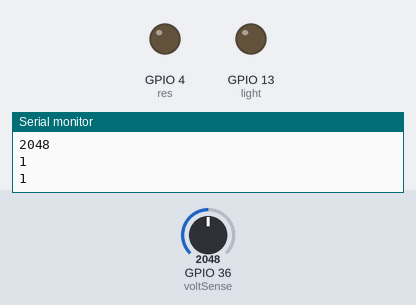
Bench run of a sketch on a simulated ESP32. Shown: output pins drawn as LEDs (lit = HIGH), the last lines printed to the serial monitor. Inputs (shaded band) come from the test bench; at power-on: GPIO 36 (voltSense) = 2048.

Above: at 2.8 s.
2.9 s: GPIO 36 (voltSense) set to 662
6.2 s: GPIO 36 (voltSense) set to 572
At 9.8 s:
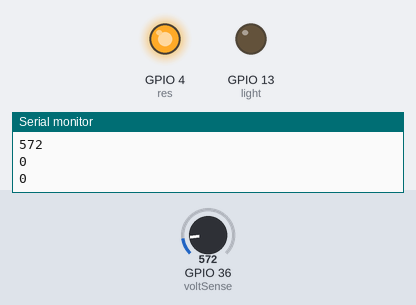
10.5 s: GPIO 36 (voltSense) set to 806
13.2 s: GPIO 36 (voltSense) set to 904
At 15.7 s:
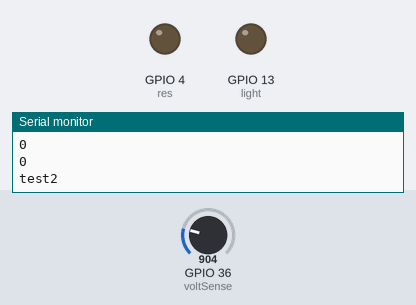
16.5 s: GPIO 36 (voltSense) set to 560
At 19.9 s:
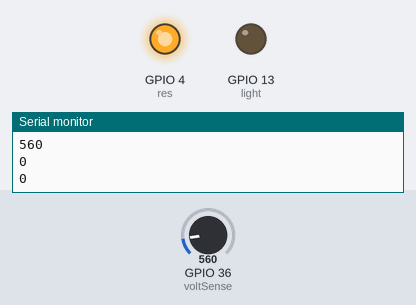
Timing chart, 0 to 21.4 s (numbered marks = the images above; inputs shaded):
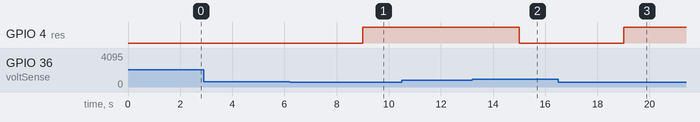

The sketch:

tree_timer_v2.ino
```cpp
const int res = 4;
const int light = 13;

int voltSense = A0;
int count = 0;
int volt;
int voltStatus;

void setup() {
  // put your setup code here, to run once:
  pinMode(res, OUTPUT);
  pinMode(light, OUTPUT);
  pinMode(voltSense, INPUT);
  Serial.begin(9600);
}

void loop() {


  volt = analogRead(voltSense);
  Serial.println(volt);
  Serial.println(count);
  Serial.println(voltStatus);
  delay(1000);

  if (volt <= 600) {
    count = 0;
    digitalWrite(res, HIGH);
    digitalWrite(light, LOW);
    voltStatus = 0;
    Serial.println("test1");
  }
  if (voltStatus == 0){
    count = 0;
    Serial.println("test2");
    if (volt >= 850){
      digitalWrite(res, LOW);
      voltStatus = 1;

    }
  }
  if (voltStatus == 1){
    count ++;
    delay(1000);
  }
  if (count >= 14400){
    digitalWrite(res, HIGH);
    digitalWrite(light, LOW);
    delay(1000);
    digitalWrite(res, LOW);
    digitalWrite(light, HIGH);
    count = 0;
  }

}
```

Measured:
- the behaviour switches between 601 and 600 on GPIO 36 (voltSense) (found by bisection; images 0 and 1)
- the behaviour switches between 849 and 850 on GPIO 36 (voltSense) (found by bisection; images 1 and 2)
- after the input at 6.2 s, GPIO 4 (res): LOW → HIGH after 2.8 s
- after the input at 13.2 s, GPIO 4 (res): HIGH → LOW after 1.8 s
- after the input at 16.5 s, GPIO 4 (res): LOW → HIGH after 2.5 s
